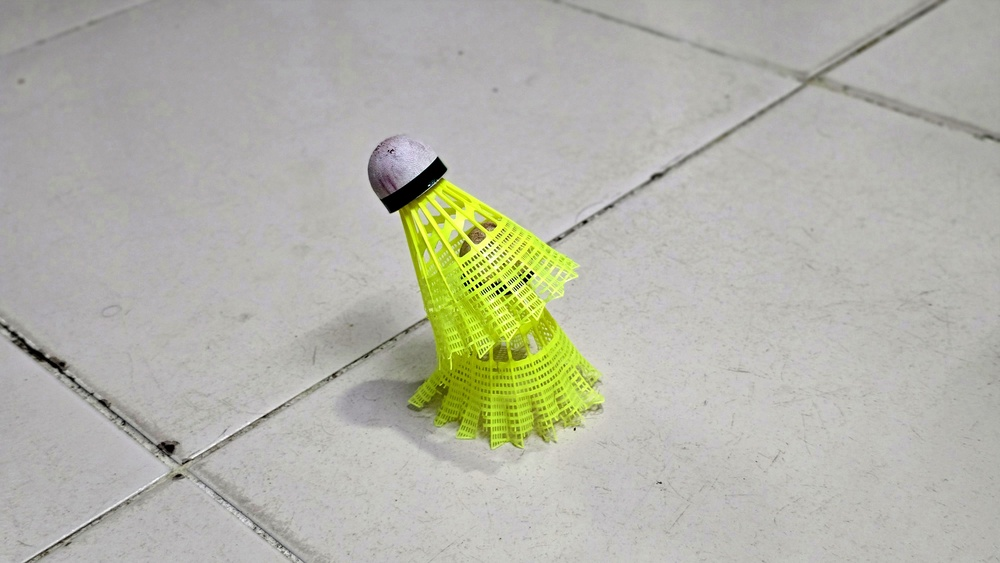
#> input picture Q6/bright_input.jpg, 1000 x 563 px, shrunk from 4000 x 2252 before the run
$ python main.py
#> lines starting #> are read from the running program, lines starting #| are printed output that depends on the picture
import numpy as np
from PIL import Image
import matplotlib.pyplot as plt

# Load the image and convert it to grayscale
img = Image.open("bright_input.jpg").convert("L")
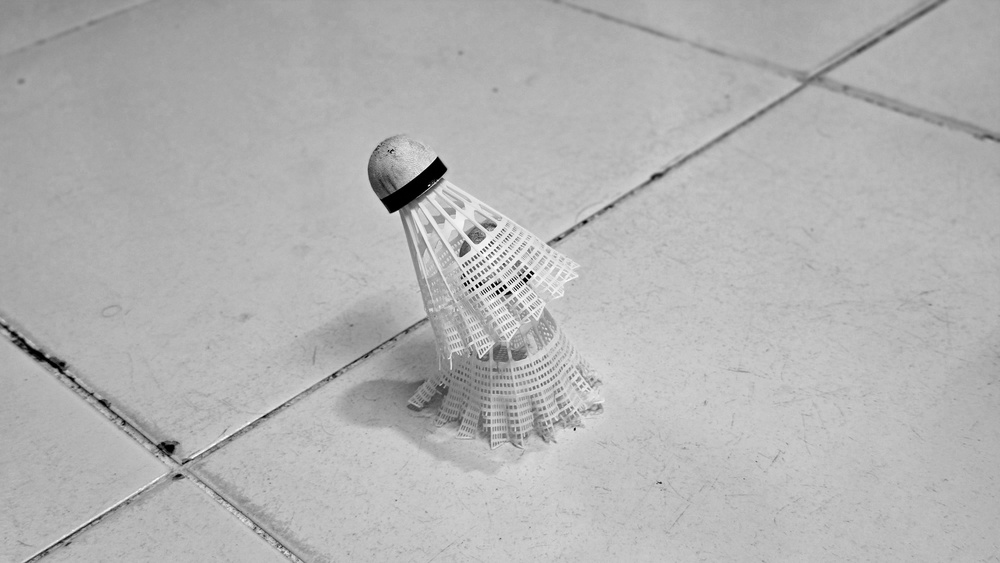
#> img: PIL image 1000x563 L; min 0, max 255, mean 178.3
original = np.array(img)

# Take only the last 3 bits of each pixel (0–7 range)
reconstructed = original & 7
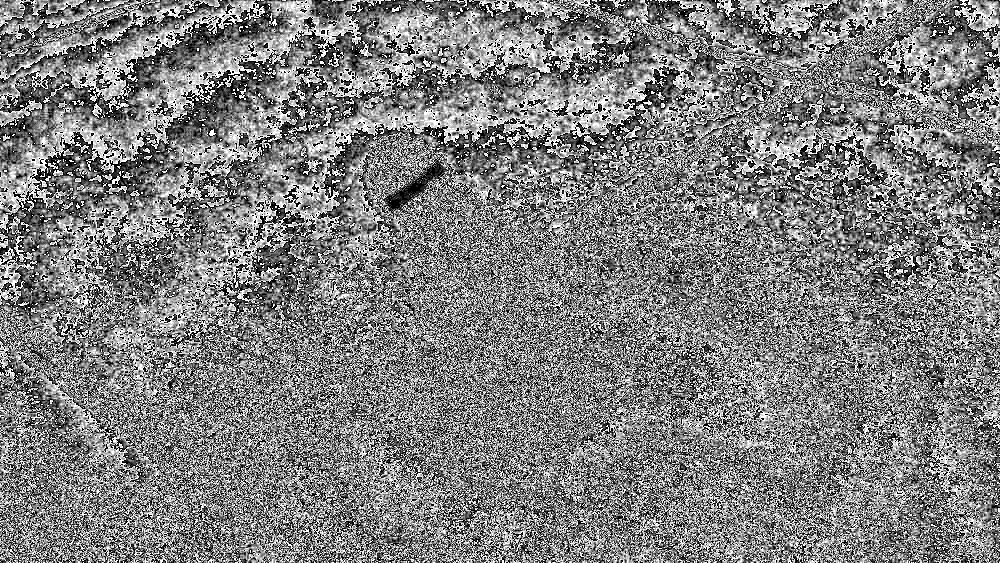
#> reconstructed: shape (563, 1000); min 0, max 7, mean 3.5; drawn with min black and max white

# Stretch the 0–7 range up to 0–255 so it looks like a normal image
reconstructed_scaled = (reconstructed * 255) // 7
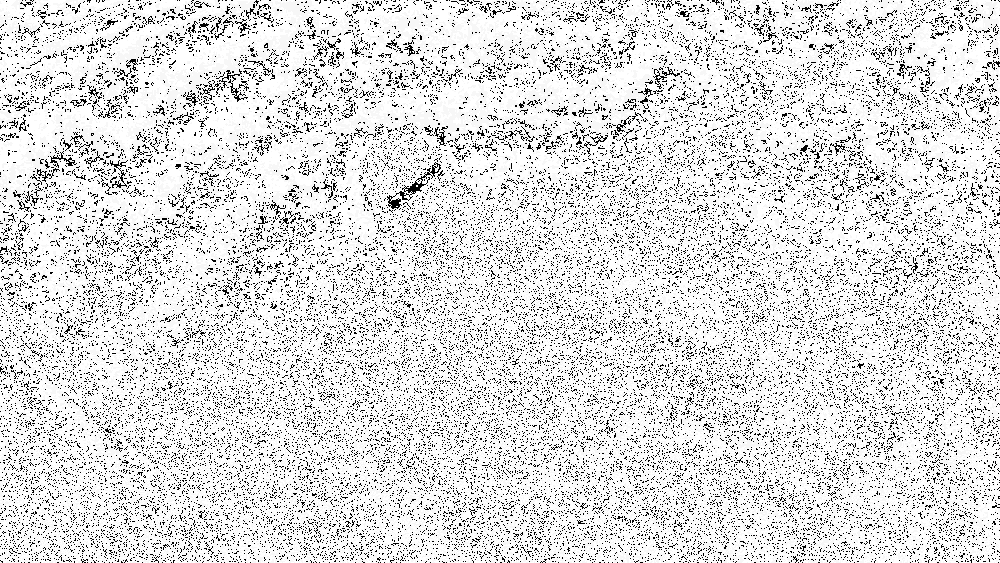
#> reconstructed_scaled: shape (563, 1000); min 0, max 36, mean 31.1; drawn with min black and max white

# Check how different the LSB reconstruction is from the original
difference = np.abs(original - reconstructed_scaled)
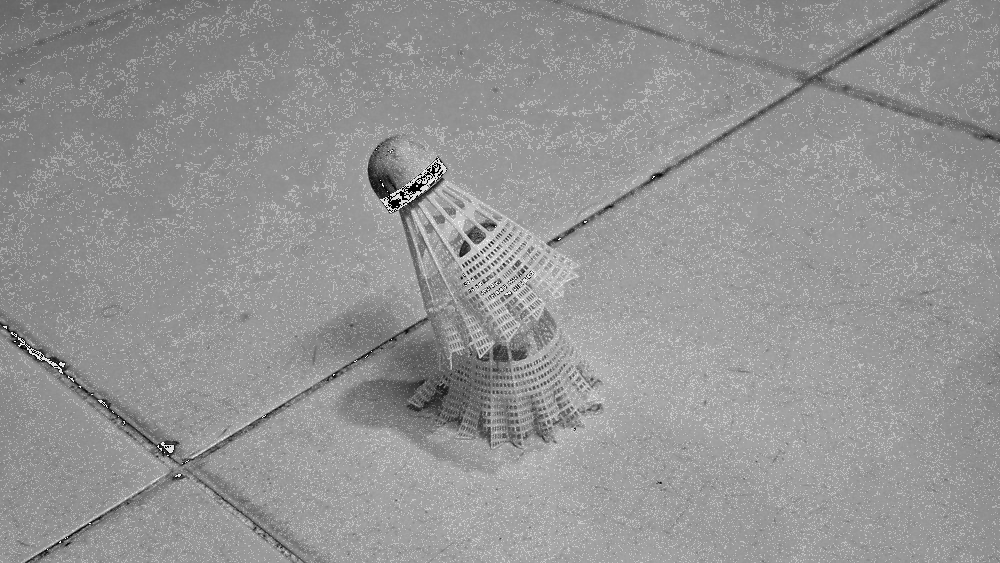
#> difference: shape (563, 1000); min 0, max 255, mean 147.7

# Plot everything side by side
plt.figure(figsize=(10,3))

plt.subplot(1,3,1)
plt.title("Original Image")
plt.imshow(original, cmap="gray")
plt.axis("off")

plt.subplot(1,3,2)
plt.title("LSB Reconstruction")
plt.imshow(reconstructed_scaled, cmap="gray")
plt.axis("off")

plt.subplot(1,3,3)
plt.title("Difference Image")
plt.imshow(difference, cmap="gray")
plt.axis("off")

plt.show()

# Save the outputs for reference
Image.fromarray(reconstructed_scaled).save("bright_lsb_reconstructed.png")
Image.fromarray(difference).save("bright_difference.png")
